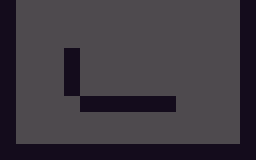

A level layout from a 2D game, rendered from its tile map. Below: a short description, then the map file with its tile-grid data intact:
An orthogonal 16x10 tile map with 16x16 px tiles, 2 tile layers (BACKGROUND, FOREGROUND) and 5 objects.

<map version="1.0" orientation="orthogonal" renderorder="right-down" width="16" height="10" tilewidth="16" tileheight="16" nextobjectid="31">
 <tileset firstgid="1" name="TILES_TMP" tilewidth="16" tileheight="16">
  <image source="../../img/tiles_placeholder.png" width="64" height="32" />
 </tileset>
 <objectgroup name="EVENTS" />
 <objectgroup name="SOLIDS">
  <object id="3" x="0" y="0" width="16" height="160" />
  <object id="4" x="16" y="144" width="224" height="16" />
  <object id="5" x="240" y="0" width="16" height="160" />
  <object id="29" x="80" y="96" width="96" height="16" />
  <object id="30" x="64" y="48" width="16" height="48" />
 </objectgroup>
 <layer name="BACKGROUND" width="16" height="10">
  <data>
   <tile gid="4" />
   <tile gid="4" />
   <tile gid="4" />
   <tile gid="4" />
   <tile gid="4" />
   <tile gid="4" />
   <tile gid="4" />
   <tile gid="4" />
   <tile gid="4" />
   <tile gid="4" />
   <tile gid="4" />
   <tile gid="4" />
   <tile gid="4" />
   <tile gid="4" />
   <tile gid="4" />
   <tile gid="4" />
   <tile gid="4" />
   <tile gid="4" />
   <tile gid="4" />
   <tile gid="4" />
   <tile gid="4" />
   <tile gid="4" />
   <tile gid="4" />
   <tile gid="4" />
   <tile gid="4" />
   <tile gid="4" />
   <tile gid="4" />
   <tile gid="4" />
   <tile gid="4" />
   <tile gid="4" />
   <tile gid="4" />
   <tile gid="4" />
   <tile gid="4" />
   <tile gid="4" />
   <tile gid="4" />
   <tile gid="4" />
   <tile gid="4" />
   <tile gid="4" />
   <tile gid="4" />
   <tile gid="4" />
   <tile gid="4" />
   <tile gid="4" />
   <tile gid="4" />
   <tile gid="4" />
   <tile gid="4" />
   <tile gid="4" />
   <tile gid="4" />
   <tile gid="4" />
   <tile gid="4" />
   <tile gid="4" />
   <tile gid="4" />
   <tile gid="4" />
   <tile gid="1" />
   <tile gid="4" />
   <tile gid="4" />
   <tile gid="4" />
   <tile gid="4" />
   <tile gid="4" />
   <tile gid="4" />
   <tile gid="4" />
   <tile gid="4" />
   <tile gid="4" />
   <tile gid="4" />
   <tile gid="4" />
   <tile gid="4" />
   <tile gid="4" />
   <tile gid="4" />
   <tile gid="4" />
   <tile gid="1" />
   <tile gid="4" />
   <tile gid="4" />
   <tile gid="4" />
   <tile gid="4" />
   <tile gid="4" />
   <tile gid="4" />
   <tile gid="4" />
   <tile gid="4" />
   <tile gid="4" />
   <tile gid="4" />
   <tile gid="4" />
   <tile gid="4" />
   <tile gid="4" />
   <tile gid="4" />
   <tile gid="4" />
   <tile gid="1" />
   <tile gid="4" />
   <tile gid="4" />
   <tile gid="4" />
   <tile gid="4" />
   <tile gid="4" />
   <tile gid="4" />
   <tile gid="4" />
   <tile gid="4" />
   <tile gid="4" />
   <tile gid="4" />
   <tile gid="4" />
   <tile gid="4" />
   <tile gid="4" />
   <tile gid="4" />
   <tile gid="4" />
   <tile gid="4" />
   <tile gid="4" />
   <tile gid="4" />
   <tile gid="4" />
   <tile gid="4" />
   <tile gid="4" />
   <tile gid="4" />
   <tile gid="4" />
   <tile gid="4" />
   <tile gid="4" />
   <tile gid="4" />
   <tile gid="4" />
   <tile gid="4" />
   <tile gid="4" />
   <tile gid="4" />
   <tile gid="4" />
   <tile gid="4" />
   <tile gid="4" />
   <tile gid="4" />
   <tile gid="4" />
   <tile gid="4" />
   <tile gid="4" />
   <tile gid="4" />
   <tile gid="4" />
   <tile gid="4" />
   <tile gid="4" />
   <tile gid="4" />
   <tile gid="4" />
   <tile gid="4" />
   <tile gid="4" />
   <tile gid="4" />
   <tile gid="4" />
   <tile gid="4" />
   <tile gid="4" />
   <tile gid="4" />
   <tile gid="4" />
   <tile gid="4" />
   <tile gid="4" />
   <tile gid="4" />
   <tile gid="4" />
   <tile gid="4" />
   <tile gid="4" />
   <tile gid="4" />
   <tile gid="4" />
   <tile gid="4" />
   <tile gid="4" />
   <tile gid="4" />
   <tile gid="4" />
   <tile gid="4" />
   <tile gid="4" />
   <tile gid="4" />
   <tile gid="4" />
   <tile gid="4" />
   <tile gid="4" />
   <tile gid="4" />
   <tile gid="4" />
   <tile gid="4" />
   <tile gid="4" />
   <tile gid="4" />
   <tile gid="4" />
  </data>
 </layer>
 <objectgroup name="OBJECTS" />
 <layer name="FOREGROUND" width="16" height="10">
  <data>
   <tile gid="1" />
   <tile gid="0" />
   <tile gid="0" />
   <tile gid="0" />
   <tile gid="0" />
   <tile gid="0" />
   <tile gid="0" />
   <tile gid="0" />
   <tile gid="0" />
   <tile gid="0" />
   <tile gid="0" />
   <tile gid="0" />
   <tile gid="0" />
   <tile gid="0" />
   <tile gid="0" />
   <tile gid="1" />
   <tile gid="1" />
   <tile gid="0" />
   <tile gid="0" />
   <tile gid="0" />
   <tile gid="0" />
   <tile gid="0" />
   <tile gid="0" />
   <tile gid="0" />
   <tile gid="0" />
   <tile gid="0" />
   <tile gid="0" />
   <tile gid="0" />
   <tile gid="0" />
   <tile gid="0" />
   <tile gid="0" />
   <tile gid="1" />
   <tile gid="1" />
   <tile gid="0" />
   <tile gid="0" />
   <tile gid="0" />
   <tile gid="0" />
   <tile gid="0" />
   <tile gid="0" />
   <tile gid="0" />
   <tile gid="0" />
   <tile gid="0" />
   <tile gid="0" />
   <tile gid="0" />
   <tile gid="0" />
   <tile gid="0" />
   <tile gid="0" />
   <tile gid="1" />
   <tile gid="1" />
   <tile gid="0" />
   <tile gid="0" />
   <tile gid="0" />
   <tile gid="0" />
   <tile gid="0" />
   <tile gid="0" />
   <tile gid="0" />
   <tile gid="0" />
   <tile gid="0" />
   <tile gid="0" />
   <tile gid="0" />
   <tile gid="0" />
   <tile gid="0" />
   <tile gid="0" />
   <tile gid="1" />
   <tile gid="1" />
   <tile gid="0" />
   <tile gid="0" />
   <tile gid="0" />
   <tile gid="0" />
   <tile gid="0" />
   <tile gid="0" />
   <tile gid="0" />
   <tile gid="0" />
   <tile gid="0" />
   <tile gid="0" />
   <tile gid="0" />
   <tile gid="0" />
   <tile gid="0" />
   <tile gid="0" />
   <tile gid="1" />
   <tile gid="1" />
   <tile gid="0" />
   <tile gid="0" />
   <tile gid="0" />
   <tile gid="0" />
   <tile gid="0" />
   <tile gid="0" />
   <tile gid="0" />
   <tile gid="0" />
   <tile gid="0" />
   <tile gid="0" />
   <tile gid="0" />
   <tile gid="0" />
   <tile gid="0" />
   <tile gid="0" />
   <tile gid="1" />
   <tile gid="1" />
   <tile gid="0" />
   <tile gid="0" />
   <tile gid="0" />
   <tile gid="0" />
   <tile gid="1" />
   <tile gid="1" />
   <tile gid="1" />
   <tile gid="1" />
   <tile gid="1" />
   <tile gid="1" />
   <tile gid="0" />
   <tile gid="0" />
   <tile gid="0" />
   <tile gid="0" />
   <tile gid="1" />
   <tile gid="1" />
   <tile gid="0" />
   <tile gid="0" />
   <tile gid="0" />
   <tile gid="0" />
   <tile gid="0" />
   <tile gid="0" />
   <tile gid="0" />
   <tile gid="0" />
   <tile gid="0" />
   <tile gid="0" />
   <tile gid="0" />
   <tile gid="0" />
   <tile gid="0" />
   <tile gid="0" />
   <tile gid="1" />
   <tile gid="1" />
   <tile gid="0" />
   <tile gid="0" />
   <tile gid="0" />
   <tile gid="0" />
   <tile gid="0" />
   <tile gid="0" />
   <tile gid="0" />
   <tile gid="0" />
   <tile gid="0" />
   <tile gid="0" />
   <tile gid="0" />
   <tile gid="0" />
   <tile gid="0" />
   <tile gid="0" />
   <tile gid="1" />
   <tile gid="1" />
   <tile gid="1" />
   <tile gid="1" />
   <tile gid="1" />
   <tile gid="1" />
   <tile gid="1" />
   <tile gid="1" />
   <tile gid="1" />
   <tile gid="1" />
   <tile gid="1" />
   <tile gid="1" />
   <tile gid="1" />
   <tile gid="1" />
   <tile gid="1" />
   <tile gid="1" />
   <tile gid="1" />
  </data>
 </layer>
</map>
